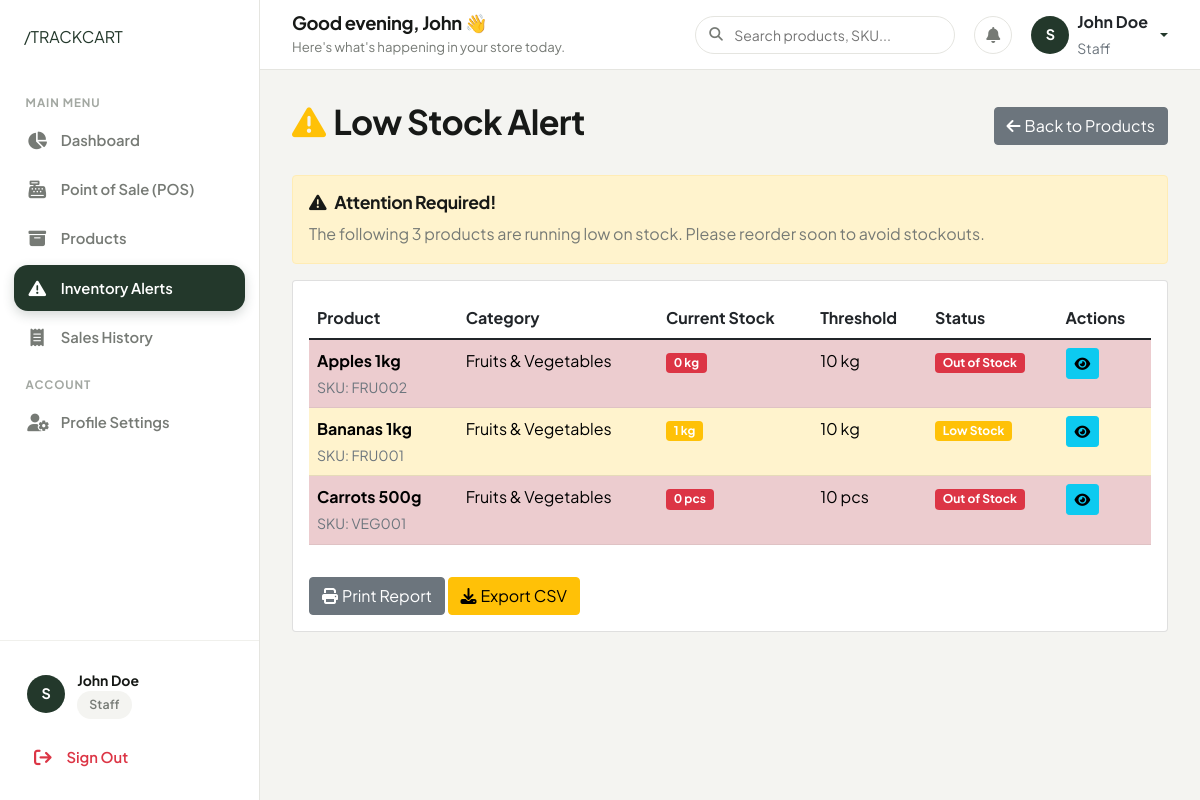
The app's page /products/low-stock/ (signed in) with its own data.
### authentication/models.py (models this page shows, shortened)
class UserProfile(models.Model):
    ROLE_CHOICES = [
        ('admin', 'Admin'),
        ('staff', 'Staff'),
    ]
    user = models.OneToOneField(User, on_delete=models.CASCADE)
    role = models.CharField(max_length=10, choices=ROLE_CHOICES, default='staff')
    phone = models.CharField(max_length=15, blank=True, null=True)
    address = models.TextField(blank=True, null=True)
    created_at = models.DateTimeField(auto_now_add=True)
    updated_at = models.DateTimeField(auto_now=True)
    @property
    def is_admin(self):
        return self.role == 'admin'

### products/models.py (models this page shows, shortened)
class Product(models.Model):
    name = models.CharField(max_length=200)
    sku = models.CharField(max_length=50, unique=True, help_text="Stock Keeping Unit")
    barcode = models.CharField(max_length=100, blank=True, null=True, unique=True)
    category = models.ForeignKey(Category, on_delete=models.PROTECT, related_name='products')
    description = models.TextField(blank=True, null=True)
    price = models.DecimalField(max_digits=10, decimal_places=2, validators=[MinValueValidator(Decimal('0.01'))])
    cost_price = models.DecimalField(max_digits=10, decimal_places=2, validators=[MinValueValidator(Decimal('0.00'))], help_text="Cost price for profit calculation")
    stock_quantity = models.IntegerField(default=0, validators=[MinValueValidator(0)])
    low_stock_threshold = models.IntegerField(default=10, validators=[MinValueValidator(0)], help_text="Alert when stock goes below this number")
    unit = models.CharField(max_length=20, default='pcs', help_text="Unit of measurement (e.g., pcs, kg, ltr)")
    expiry_date = models.DateField(blank=True, null=True)
    is_active = models.BooleanField(default=True)
    created_at = models.DateTimeField(auto_now_add=True)
    updated_at = models.DateTimeField(auto_now=True)
    class Meta:
        ordering = ['name']
    @property
    def is_low_stock(self):
        return self.stock_quantity <= self.low_stock_threshold

class Category(models.Model):
    name = models.CharField(max_length=100, unique=True)
    description = models.TextField(blank=True, null=True)
    created_at = models.DateTimeField(auto_now_add=True)
    updated_at = models.DateTimeField(auto_now=True)
    class Meta:
        verbose_name_plural = "Categories"
        ordering = ['name']

### products/views.py (the view)
# urls.py: path('low-stock/', views.low_stock_alert, name='low_stock_alert'),
@login_required
def low_stock_alert(request):
    low_stock_products = [p for p in Product.objects.filter(is_active=True) if p.is_low_stock]
    return render(request, 'products/low_stock_alert.html', {'products': low_stock_products})

### templates/products/low_stock_alert.html (shortened to what this page needs)
{% extends 'base.html' %}
{% block content %}
<div class="d-flex justify-content-between align-items-center mb-4">
    <h2><i class="fas fa-exclamation-triangle me-2 text-warning"></i>Low Stock Alert</h2>
    <a href="{% url 'products:product_list' %}" class="btn btn-secondary">
        <i class="fas fa-arrow-left me-1"></i>Back to Products
    </a>
</div>
{% if products %}
<div class="alert alert-warning" role="alert">
    <h5><i class="fas fa-exclamation-triangle me-2"></i>Attention Required!</h5>
    <p class="mb-0">The following {{ products|length }} product{{ products|length|pluralize }} are running low on stock. Please reorder soon to avoid stockouts.</p>
</div>
<div class="card">
    <div class="card-body">
        <div class="table-responsive">
            <table class="table table-striped">
                <thead>
                    <tr>
                        <th>Product</th>
                        <th>Category</th>
                        <th>Current Stock</th>
                        <th>Threshold</th>
                        <th>Status</th>
                        <th>Actions</th>
                    </tr>
                </thead>
                <tbody>
                    {% for product in products %}
                    <tr class="{% if product.stock_quantity == 0 %}table-danger{% else %}table-warning{% endif %}">
                        <td>
                            <strong>{{ product.name }}</strong><br>
                            <small class="text-muted">SKU: {{ product.sku }}</small>
                        </td>
                        <td>{{ product.category.name }}</td>
                        <td>
                            <span class="badge {% if product.stock_quantity == 0 %}bg-danger{% else %}bg-warning{% endif %}">
                                {{ product.stock_quantity }} {{ product.unit }}
                            </span>
                        </td>
                        <td>{{ product.low_stock_threshold }} {{ product.unit }}</td>
                        <td>
                            {% if product.stock_quantity == 0 %}
                                <span class="badge bg-danger">Out of Stock</span>
                            {% else %}
                                <span class="badge bg-warning">Low Stock</span>
                            {% endif %}
                        </td>
                        <td>
                            <a href="{% url 'products:product_detail' product.id %}" class="btn btn-sm btn-info">
                                <i class="fas fa-eye"></i>
                            </a>
                        </td>
                    </tr>
                    {% endfor %}
                </tbody>
            </table>
        </div>
        <div class="mt-3">
            <button type="button" class="btn btn-secondary" onclick="window.print()">
                <i class="fas fa-print me-1"></i>Print Report
            </button>
            <button type="button" class="btn btn-warning" onclick="exportTableToCSV('lowStockTable', 'low_stock_report')">
                <i class="fas fa-download me-1"></i>Export CSV
            </button>
        </div>
    </div>
</div>
{% endif %}
{% endblock %}

### templates/components/sidebar.html (shortened to what this page needs)
{% load static %}
<aside class="sidebar">
    <div>
        <div class="sidebar-header">
            <a href="{% url 'home' %}" class="brand-slash-logo">
                /TRACKCART
            </a>
        </div>
        <ul class="sidebar-nav">
            <li class="sidebar-label">Main Menu</li>
            <li class="sidebar-item">
                <a href="{% url 'dashboard:dashboard' %}" class="sidebar-link {% if request.resolver_match.url_name == 'dashboard' %}active{% endif %}">
                    <i class="fas fa-chart-pie"></i>
                    <span>Dashboard</span>
                </a>
            </li>
            {% if not user.userprofile.is_admin %}
            <li class="sidebar-item">
                <a href="{% url 'sales:sale_create' %}" class="sidebar-link {% if request.resolver_match.url_name == 'sale_create' %}active{% endif %}">
                    <i class="fas fa-cash-register"></i>
                    <span>Point of Sale (POS)</span>
                </a>
            </li>
            {% endif %}
            <li class="sidebar-item">
                <a href="{% url 'products:product_list' %}" class="sidebar-link ">
                    <i class="fas fa-box-archive"></i>
                    <span>Products</span>
                </a>
            </li>
            <li class="sidebar-item">
                <a href="{% url 'products:low_stock_alert' %}" class="sidebar-link {% if request.resolver_match.url_name == 'low_stock_alert' %}active{% endif %}">
                    <i class="fas fa-triangle-exclamation"></i>
                    <span>Inventory Alerts</span>
                </a>
            </li>
            <li class="sidebar-item">
                <a href="{% url 'sales:sale_list' %}" class="sidebar-link {% if 'sale' in request.resolver_match.url_name and request.resolver_match.url_name != 'sale_create' %}active{% endif %}">
                    <i class="fas fa-receipt"></i>
                    <span>Sales History</span>
                </a>
            </li>
            <li class="sidebar-label">Account</li>
            <li class="sidebar-item">
                <a href="{% url 'authentication:profile' %}" class="sidebar-link {% if request.resolver_match.url_name == 'profile' %}active{% endif %}">
                    <i class="fas fa-user-gear"></i>
                    <span>Profile Settings</span>
                </a>
            </li>
        </ul>
    </div>
    <div class="sidebar-footer">
        <div class="sidebar-user-card mb-2">
            <div class="user-avatar">
                {{ user.username|slice:":1"|upper }}
            </div>
            <div class="user-info">
                <div class="user-name">{{ user.get_full_name|default:user.username }}</div>
                <div class="user-role-badge">
                    <span class="tc-badge {% if user.userprofile.is_admin %}tc-badge-success{% else %}tc-badge-neutral{% endif %}">
                        {{ user.userprofile.get_role_display }}
                    </span>
                </div>
            </div>
        </div>
        <a href="{% url 'authentication:logout' %}" class="sidebar-link text-danger">
            <i class="fas fa-arrow-right-from-bracket"></i>
            <span>Sign Out</span>
        </a>
    </div>
</aside>

### templates/components/topbar.html (shortened to what this page needs)
{% load static %}
<header class="dashboard-topbar">
    <div class="d-flex align-items-center gap-3">
        <div class="topbar-welcome">
            <h4>Good {% if now.hour < 12 %}morning{% elif now.hour < 17 %}afternoon{% else %}evening{% endif %}, {{ user.first_name|default:user.username }} 👋</h4>
            <p>Here's what's happening in your store today.</p>
        </div>
    </div>
    <div class="topbar-actions">
        <div class="search-box-custom">
            <i class="fas fa-magnifying-glass"></i>
            <input type="text" id="globalSearchInput" class="form-control-custom" placeholder="Search products, SKU...">
        </div>
        <a href="{% url 'products:low_stock_alert' %}" class="topbar-icon-btn" title="Stock Alerts">
            <i class="fas fa-bell"></i>
        </a>
        <div class="dropdown">
            <a href="#" class="d-flex align-items-center gap-2 text-decoration-none dropdown-toggle" id="userMenuDropdown" data-bs-toggle="dropdown" aria-expanded="false">
                <div class="user-avatar">
                    {{ user.username|slice:":1"|upper }}
                </div>
                <div class="d-none d-md-block text-start">
                    <div class="fw-bold text-dark fs-6 line-height-1">{{ user.get_full_name|default:user.username }}</div>
                    <small class="text-muted text-capitalize">{{ user.userprofile.role }}</small>
                </div>
            </a>
        </div>
    </div>
</header>

### static/css/main.css (style rules this page uses)
:root { --primary-dark: #151815; --dark-green: #23382B; --dark-green-hover: #1b2c22; --muted-green: #536957; --accent-green-light: #EBF1EC; --soft-bg: #F4F4F1; --white: #FFFFFF; --card-bg: #FFFFFF; --text-main: #171917; --text-muted: #767A75; --text-light: #A3A8A2; --border-color: #E5E5E0; --border-light: #F0F0EC; --status-success: #2B7A4B; --status-success-bg: #E8F5EE; --status-warning: #C07D14; --status-warning-bg: #FEF6E7; --status-danger: #C93B2B; --status-danger-bg: #FDF0EE; --font-family: 'Plus Jakarta Sans', 'Inter', -apple-system, BlinkMacSystemFont, "Segoe UI", Roboto, sans-serif; --radius-sm: 8px; --radius-md: 14px; --radius-lg: 20px; --radius-xl: 28px; --radius-pill: 9999px; --shadow-sm: 0 2px 8px rgba(21, 24, 21, 0.04); --shadow-md: 0 8px 24px rgba(21, 24, 21, 0.06); --shadow-lg: 0 16px 40px rgba(21, 24, 21, 0.08); --transition-fast: 0.15s ease; --transition-normal: 0.25s ease; }
* { box-sizing: border-box; margin: 0; padding: 0; }
body { font-family: var(--font-family); background-color: var(--soft-bg); color: var(--text-main); line-height: 1.6; -webkit-font-smoothing: antialiased; -moz-osx-font-smoothing: grayscale; }
h1, h2, h3, h4, h5, h6 { color: var(--text-main); font-weight: 700; letter-spacing: -0.02em; line-height: 1.2; }
h2 { font-size: 2.125rem; }
h4 { font-size: 1.25rem; }
h5 { font-size: 1.1rem; }
p { color: var(--text-muted); font-size: 1rem; }
a { color: var(--dark-green); text-decoration: none; transition: color var(--transition-fast); }
.form-control-custom { width: 100%; padding: 0.75rem 1rem; border-radius: var(--radius-md); border: 1px solid var(--border-color); background-color: var(--white); color: var(--text-main); font-family: var(--font-family); font-size: 0.95rem; transition: border-color var(--transition-fast), box-shadow var(--transition-fast); }
.tc-badge { display: inline-flex; align-items: center; gap: 0.35rem; padding: 0.25rem 0.75rem; border-radius: var(--radius-pill); font-size: 0.775rem; font-weight: 600; letter-spacing: 0.01em; }
.tc-badge-neutral { background-color: var(--soft-bg); color: var(--text-muted); }
.mt-3 { margin-top: 1rem; }
.mb-2 { margin-bottom: 0.5rem; }
.mb-4 { margin-bottom: 1.5rem; }

### records on screen
Product: name "Apples 1kg", sku "FRU002", category.name "Fruits & Vegetables", stock_quantity "0", unit "kg", low_stock_threshold "10", shows "Out of Stock"
Product: name "Bananas 1kg", sku "FRU001", category.name "Fruits & Vegetables", stock_quantity "1", unit "kg", low_stock_threshold "10", shows "Low Stock"
Product: name "Carrots 500g", sku "VEG001", category.name "Fruits & Vegetables", stock_quantity "0", unit "pcs", low_stock_threshold "10", shows "Out of Stock"

### other values on screen
{{ user.username|slice:":1"|upper }} "S"
{{ user.get_full_name|default:user.username }} "John Doe"
{{ user.userprofile.get_role_display }} "Staff"
{{ user.first_name|default:user.username }} "John"
{{ user.userprofile.role }} "Staff"
{{ products|length }} "3"
